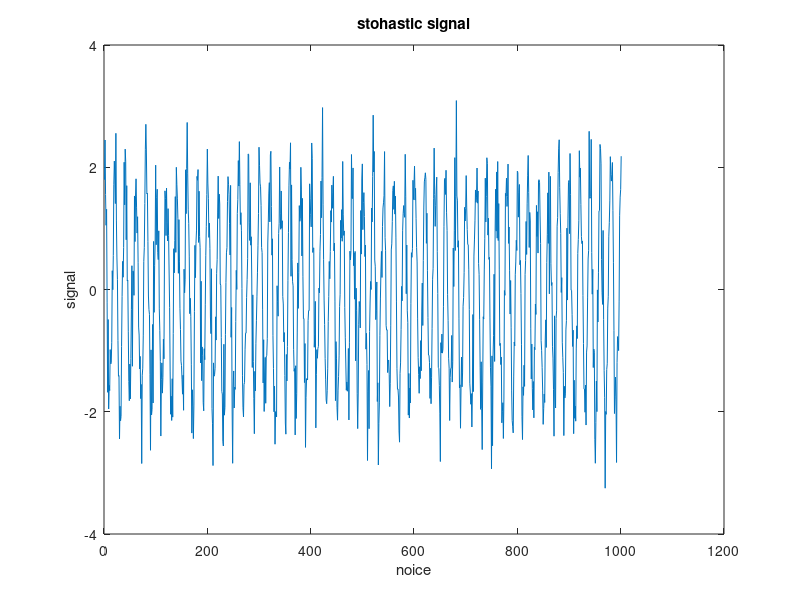

The MATLAB script that drew this image:
fs = 200; 
T = 1/fs; 
D = 0.25;
n = 0:1000;
r = randn(size(n))*sqrt(D);    % noice (rundn normal rozpodil)
s =1.8*cos(20*pi*n*T);        % signal
x = s + r;                     % signal+noice
figure(5)
plot(x)
title('stohastic signal')
xlabel('noice'), ylabel('signal')



